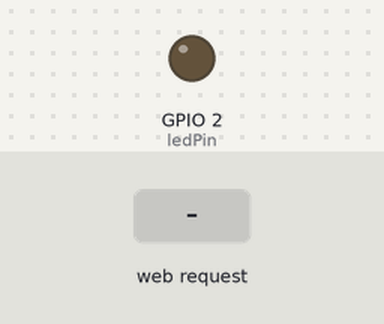
Bench run of a sketch on a simulated ESP32. Shown: output pins drawn as LEDs (lit = HIGH). The inputs (shaded band) are chosen by the test bench. WiFi joins after 1.5 s; servers stay silent unless stated; what the sketch prints to the serial monitor is not drawn.

Above: at 2.7 s.
2.8 s: HTTP request GET /on received
At 3.9 s:
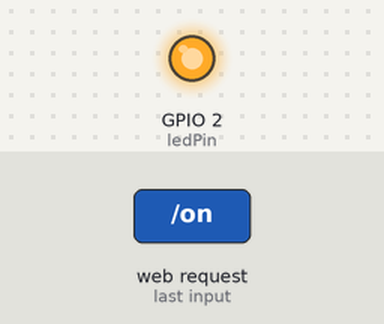
4.3 s: HTTP request GET /off received
At 5.0 s:
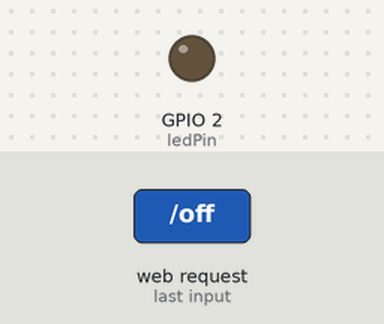
Timing chart, 0 to 7.3 s (numbered marks = the images above; inputs shaded):
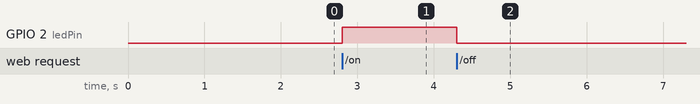

The sketch:

Esp32_Dev_Module_WebServer.ino
```cpp
#include <WiFi.h>
#include <WebServer.h>

const char* ssid = "WIFI_NAME_REPLACE";         // ชื่อ Wi-Fi
const char* password = "WIFI_PASSWORD_REPLACE"; // รหัสผ่าน Wi-Fi

WebServer server(80); // สร้าง Web Server พอร์ต 80
const int ledPin = 2; // ขาไฟ LED

void handleOn() {
  digitalWrite(ledPin, HIGH);
  server.send(200, "text/plain", "LED IS ON");
}

void handleOff() {
  digitalWrite(ledPin, LOW);
  server.send(200, "text/plain", "LED IS OFF");
}

void setup() {
  Serial.begin(115200);
  pinMode(ledPin, OUTPUT);

  // เชื่อมต่อ Wi-Fi
  WiFi.begin(ssid, password);
  Serial.print("Connecting to WiFi");
  while (WiFi.status() != WL_CONNECTED) {
    delay(500);
    Serial.print(".");
  }

  Serial.println("\nWiFi Connected!");
  Serial.print("ESP32 IP Address: ");
  Serial.println(WiFi.localIP()); // <-- ดู IP Address ตรงนี้ใน Serial Monitor!

  // ตั้งค่า Route สำหรับรับคำสั่ง
  server.on("/on", handleOn);
  server.on("/off", handleOff);

  server.begin();
}

void loop() {
  server.handleClient(); // รอรับคำสั่งจากแอป
}
```

Measured:
- after the input at 2.8 s, GPIO 2 (ledPin): LOW → HIGH at once
- after the input at 4.3 s, GPIO 2 (ledPin): HIGH → LOW at once
